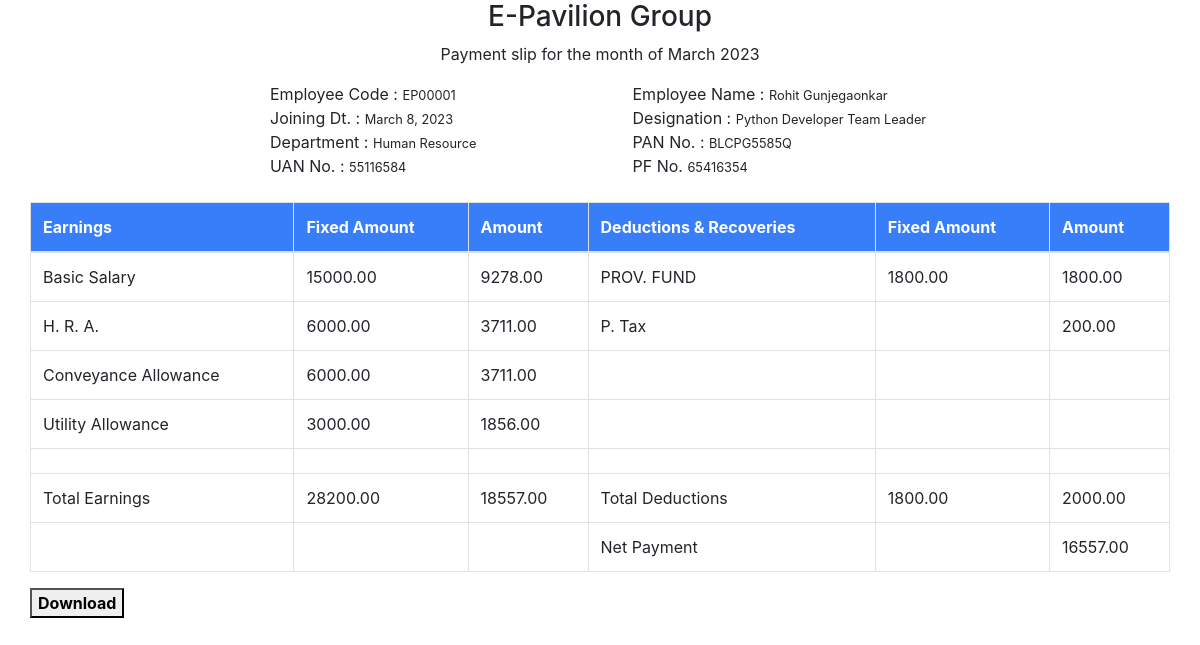
Page /accounts/self-salary/9/ (signed in) on the committed database.
### payroll/models.py (models this page shows, shortened)
class Salary(models.Model):
    emp_user = models.ForeignKey(User,on_delete=models.CASCADE,related_name='salary_users')
    month = models.ForeignKey(Month,on_delete=models.CASCADE,related_name='salary_months')
    current_month_ctc = models.DecimalField(max_digits=8, decimal_places=2, default=0)
    basic_salary = models.DecimalField(max_digits=8, decimal_places=2, default=0)
    house_rent_allowance = models.DecimalField(max_digits=8, decimal_places=2, default=0)
    conveyance_allowance = models.DecimalField(max_digits=8, decimal_places=2, default=0)
    utility_allowance = models.DecimalField(max_digits=8, decimal_places=2, default=0)
    bonus = models.DecimalField(max_digits=8, decimal_places=2, default=0)
    pf_employer = models.DecimalField(max_digits=8, decimal_places=2, default=0)
    pf_employee = models.DecimalField(max_digits=8, decimal_places=2, default=0)
    profession_tax = models.DecimalField(max_digits=8, decimal_places=2, default=0)
    epf_employer = models.DecimalField(max_digits=8, decimal_places=2, default=0)
    eps_employer = models.DecimalField(max_digits=8,decimal_places=2, default=0)
    ot_pay = models.DecimalField(max_digits=8, decimal_places=2, default=0)
    gross_salary = models.DecimalField(max_digits=8, decimal_places=2, default=0)
    deductions = models.DecimalField(max_digits=8, decimal_places=2, default=0)
    net_salary = models.DecimalField(max_digits=8, decimal_places=2, default=0)

### account/models.py (models this page shows, shortened)
class UserBasicDetails(models.Model):
    emp_user = models.OneToOneField(User, on_delete=models.CASCADE, related_name='user_basics')
    designation = models.ForeignKey(Designation, on_delete=models.CASCADE, to_field='designation_name',related_name='user_designation_details', null=True)
    department = models.ForeignKey(Department, on_delete=models.CASCADE, to_field='department_name',related_name='user_department_details', null=True)
    shift_details = models.ForeignKey(UserShiftDetails, on_delete=models.CASCADE, to_field='shift_name',related_name='user_shift_details', null=True)
    date_of_joining = models.DateField(auto_now=True, null=True)
    salary = models.DecimalField(max_digits=10, decimal_places=2, null=True)
    uan_number = models.BigIntegerField(null=True)
    pf_number = models.CharField(max_length=10, null=True)
    experience_status = models.CharField (choices=(("Fresher", "Fresher"), ("Experienced", "Experienced")), max_length=50, null=True)
    is_salaried = models.BooleanField(default=True)   #if salaried is True deduction part for employee will be calculated eg. PF.
    is_active = models.BooleanField(default=True)
    is_approved = models.BooleanField(default=False)
    is_verify = models.BooleanField(default=False)
    is_requested = models.BooleanField(default=False)
    created_by = models.ForeignKey(User, on_delete=models.CASCADE, related_name='employee_created_by', null=True)
    approved_by = models.ForeignKey(User, on_delete=models.CASCADE, related_name='employee_approved_by', null=True)
    is_completed_basic_details = models.BooleanField(default=False)
    created_at = models.DateTimeField(auto_now_add=True)
    updated_at = models.DateTimeField(auto_now=True)

class Designation(models.Model):
    designation_name = models.CharField(max_length=100, unique=True)
    created_at = models.DateTimeField(auto_now_add=True)
    updated_at = models.DateTimeField(auto_now=True)

class Department(models.Model):
    department_name = models.CharField(max_length=100, unique=True)
    created_at = models.DateTimeField(auto_now_add=True)
    updated_at = models.DateTimeField(auto_now=True)

class UserAdditionalDetail(models.Model):
    emp_user = models.OneToOneField(User, on_delete=models.CASCADE, related_name='user_additional_details')
    gender = models.CharField(choices=(('Male' , 'Male'), ('Female', 'Female')), max_length=55, null=True)
    mobile_no = models.BigIntegerField(null=True)
    date_of_birth = models.DateField(null=True)
    pan_number = models.CharField(max_length=10, null=True)
    aadhaar_number = models.BigIntegerField(null=True)
    permanent_address = models.TextField(null=True)
    current_address = models.TextField(null=True)
    marital_status = models.CharField(choices=(('Single', 'Single'), ('Married', 'Married')), max_length=55, null=True)
    passport_no = models.CharField(max_length=9, null=True)
    father_name = models.CharField(max_length=255, null=True)
    mother_name = models.CharField(max_length=255, null=True)
    nationality = models.CharField(max_length=50, null=True)
    emergency_contact_no = models.BigIntegerField(null=True)
    blood_group = models.CharField(max_length=3, null=True)
    profile_photo = models.ImageField(upload_to='userprofile', null=True, default='default_profile_pic.png')
    is_requested = models.BooleanField(default=False)
    is_completed_additional_details = models.BooleanField(default=False)  # this will become True if mandatory fields are filled by employee after verification by HR
    created_at = models.DateTimeField(auto_now_add=True)
    updated_at = models.DateTimeField(auto_now=True)

### account/account_views/self_services/self_salary.py (the view)
# urls.py: path("self-salary/<int:pk>/", SalarySlip.as_view(), name="salary_slip"),
class SalarySlip(View):
    @method_decorator(login_required(login_url='login'))
    def get(self, request, pk):
        month_attendance_counter(user_id=request.user.id, month_name=0)
        salary_slip(user_id=request.user.id, month_name=0)
        salary_details = Salary.objects.get(id=pk)
        emp_id = salary_details.emp_user_id
        basic_details = UserBasicDetails.objects.get(emp_user_id=emp_id)
        additional_details = UserAdditionalDetail.objects.get(
            emp_user_id=emp_id)
        user_sal = Decimal(basic_details.salary)
        month_format = salary_details.month.month_name[0:-
                                                       4] + ' ' + salary_details.month.month_name[-4:]
        gross_sal = round((user_sal/Decimal(1.12)), 2)
        if gross_sal <= 15000:
            gross_sal = gross_sal
        else:
            gross_sal = user_sal - 1800
        if basic_details.is_salaried == False:
            gross_sal = user_sal
        basic = round((Decimal(0.50) * user_sal), 2)
        hra = round((Decimal(0.20) * user_sal), 2)
        conveyance = round((Decimal(0.20) * user_sal), 2)
        utility = round((Decimal(0.10) * user_sal), 2)
        if gross_sal >= 15000:
            pf_employee_1 = round(Decimal(1800), 2)
        else:
            pf_employee_1 = round((gross_sal * Decimal(0.12)), 2)
        data = {
            "salary_details": salary_details,
            "basic_details": basic_details,
            "additional_details": additional_details,
            'basic_salary1': basic,
            'hra1': hra,
            'conveyance_allowance1': conveyance,
            'utility_allowance1': utility,
            'gross1': gross_sal,
            'pf_employee1': pf_employee_1,
            'current_month': month_format
        }
        return render(request, "account/self_services/salary_slip.html", data)

### account/account_views/dependencies/basic_functions.py (called while the page is built)
def create_month_year_formate(date=0,is_current_month=True,month=0):
    if is_current_month:
        if month == 0:
            date = datetime.today()
            return str(date.strftime('%B')) + str(date.year)
        else:
            date = datetime.now()
            date = date + relativedelta(months=-month)
            return str(date.strftime('%B')) + str(date.year)
    else:
        if date == 0:
            date = datetime.today()
            return str(date.strftime('%B')) + str(date.year)
        else:
            return date + relativedelta(months=+month)

def get_month_year(month_name=0):
    if month_name == 0:
        month_name = create_month_year_formate()
    month= Month.objects.filter(month_name=month_name)
    if not month.exists():
        month= Month.objects.create(month_name=month_name)
    else:
        return month[0]

### templates/account/self_services/salary_slip.html (shortened to what this page needs)
<!DOCTYPE html>
<html>
<head>
  <div class="text-center lh-1 mb-2">
    <h3 class="fw-bold">E-Pavilion Group</h3> <span class="fw-normal">Payment slip for the month of {{current_month}}</span>
</div>
</head>
<link rel="stylesheet" href="https://cdn.jsdelivr.net/npm/bootstrap@4.3.1/dist/css/bootstrap.min.css">
<body id="salary">
  <div class="container mt-3 mb-5" id="salary">
    <div class="row">
        <div class="col-md-12">
            <div class="row " >
                <div class="col-md-10" style="padding-left:15rem;">
                    <div class="row">
                        <div class="col-md-6">
                            <div> <span class="fw-bolder">Employee Code :</span> <small class="ms-3">{{salary_details.emp_user.username}}</small> </div>
                        </div>
                        <div class="col-md-6">
                            <div> <span class="fw-bolder">Employee Name :</span> <small class="ms-3">{{salary_details.emp_user.first_name}} {{salary_details.emp_user.last_name}}</small> </div>
                        </div>
                    </div>
                    <div class="row">
                        <div class="col-md-6">
                            <div> <span class="fw-bolder">Joining Dt. :</span> <small class="ms-3">{{basic_details.date_of_joining}}</small> </div>
                        </div>
                        <div class="col-md-6">
                            <div> <span class="fw-bolder">Designation :</span> <small class="ms-3">{{basic_details.designation.designation_name}}</small> </div>
                        </div>
                    </div>
                    <div class="row">
                        <div class="col-md-6">
                            <div> <span class="fw-bolder">Department : </span> <small class="ms-3">{{basic_details.department.department_name}}</small> </div>
                        </div>
                        <div class="col-md-6">
                            <div> <span class="fw-bolder">PAN No. :</span> <small class="ms-3">{{additional_details.pan_number}}</small> </div>
                        </div>
                    </div>
                    <div class="row">
                        <div class="col-md-6">
                            <div> <span class="fw-bolder">UAN No. :</span> <small class="ms-3">{{basic_details.uan_number}}</small></div>
                        </div>
                        <div class="col-md-6">
                            <div> <span class="fw-bolder">PF No.</span> <small class="ms-3">{{basic_details.pf_number}}</small> </div>
                        </div>
                    </div>
                </div>
<table class="mt-4 table table-bordered">
  <thead class="text-white" style="background:#387EF9;">
  <tr>
    <th>Earnings</th>
    <th>Fixed Amount</th>
    <th>Amount</th>
    <th>Deductions & Recoveries</th>
    <th>Fixed Amount</th>
    <th>Amount</th>
  </tr>
  </thead>
  <tr>
    <td>Basic Salary</td>
    <td>{{basic_salary1}}</td>
    <td>{{salary_details.basic_salary}}</td>
    <td>PROV. FUND</td>
    <td>{% if basic_details.is_salaried == False %} 0.00 {% else %} {{pf_employee1}} {% endif %}</td>
    <td>{{salary_details.pf_employee}}</td>
  </tr>
  <tr>
    <td>H. R. A.</td>
    <td>{{hra1}}</td>
    <td>{{salary_details.house_rent_allowance}}</td>
    <td>P. Tax</td>
    <td>      </td>
    <td>{{salary_details.profession_tax}}</td>
  </tr>
  <tr>
    <td>Conveyance Allowance</td>
    <td>{{conveyance_allowance1}}</td>
    <td>{{salary_details.conveyance_allowance}}</td>
    <td>    </td>
    <td>    </td>
    <td>    </td>
  </tr>
  <tr>
    <td>Utility Allowance</td>
    <td>{{utility_allowance1}}</td>
    <td>{{salary_details.utility_allowance}}</td>
    <td>    </td>
    <td>    </td>
    <td>    </td>
  </tr>
  <tr>
    <td>     </td>
    <td>     </td>
    <td>     </td>
    <td>     </td>
    <td>     </td>
    <td>     </td>
  </tr>
  <tr>
    <td>Total Earnings</td>
    <td>{{gross1}}</td>
    <td>{% if basic_details.is_salaried == False %} {{salary_details.net_salary}} {% else %} {{salary_details.gross_salary}} {% endif %}</td>
    <td>Total Deductions</td>
    <td>{% if basic_details.is_salaried == False %} 0.00 {% else %} {{pf_employee1}} {% endif %}</td>
    <td>{{salary_details.deductions}}</td>
  </tr>
  <tr>
    <td>     </td>
    <td>     </td>
    <td>     </td>
    <td>Net Payment</td>
    <td>     </td>
    <td>{{salary_details.net_salary}}</td>
  </tr>
</table>
</body>
<button  id="btn-print"><b> Download </b></button>
</html>

### rows in the picture
Salary: emp_user.username "EP00001", emp_user.first_name "Rohit", emp_user.last_name "Gunjegaonkar", basic_salary "9278.00", pf_employee "1800.00", house_rent_allowance "3711.00", profession_tax "200.00", conveyance_allowance "3711.00", utility_allowance "1856.00", gross_salary "18557.00", deductions "2000.00", net_salary "16557.00"
UserBasicDetails: date_of_joining "March 8, 2023", designation.designation_name "Python Developer Team Leader", department.department_name "Human Resource", uan_number "55116584", pf_number "65416354"
UserAdditionalDetail: pan_number "BLCPG5585Q"

### other values in the picture
{{ current_month }} "March 2023"
{{ basic_salary1 }} "15000.00"
{{ pf_employee1 }} "1800.00"
{{ hra1 }} "6000.00"
{{ conveyance_allowance1 }} "6000.00"
{{ utility_allowance1 }} "3000.00"
{{ gross1 }} "28200.00"
